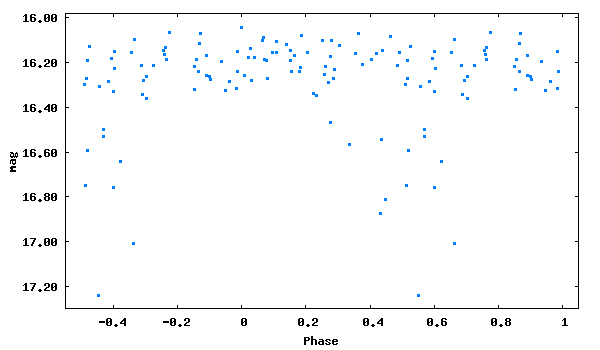

Recreate this plot in gnuplot.
set term png size 600,350 medium
set colors classic
set output 'phase_lc_19.png'
set xlabel 'Phase'
set ylabel 'mag'
#set title 'JDmax = 2446709.42200 + 0.1382055 x E'
set format y '%5.2f'
plot [-0.55:1.05][17.30:15.98] "phase_lc_19.dat" linecolor 3 pointtype 5 pointsize 0.3 title ""
